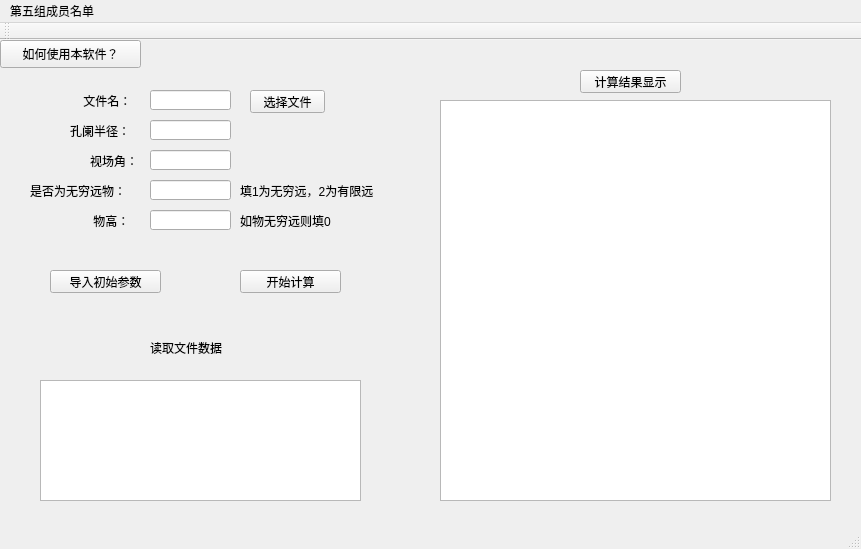
<?xml version="1.0" encoding="UTF-8"?>
<ui version="4.0">
 <class>MainWindow</class>
 <widget class="QMainWindow" name="MainWindow">
  <property name="geometry">
   <rect>
    <x>0</x>
    <y>0</y>
    <width>861</width>
    <height>549</height>
   </rect>
  </property>
  <property name="windowTitle">
   <string>MainWindow</string>
  </property>
  <widget class="QWidget" name="centralWidget">
   <widget class="QPushButton" name="pushButton">
    <property name="geometry">
     <rect>
      <x>250</x>
      <y>50</y>
      <width>75</width>
      <height>23</height>
     </rect>
    </property>
    <property name="text">
     <string>选择文件</string>
    </property>
   </widget>
   <widget class="QTextEdit" name="save1">
    <property name="geometry">
     <rect>
      <x>40</x>
      <y>340</y>
      <width>321</width>
      <height>121</height>
     </rect>
    </property>
   </widget>
   <widget class="QTextEdit" name="result_txt">
    <property name="geometry">
     <rect>
      <x>440</x>
      <y>60</y>
      <width>391</width>
      <height>401</height>
     </rect>
    </property>
   </widget>
   <widget class="QLineEdit" name="lineEdit_name">
    <property name="geometry">
     <rect>
      <x>150</x>
      <y>50</y>
      <width>81</width>
      <height>20</height>
     </rect>
    </property>
   </widget>
   <widget class="QLabel" name="label">
    <property name="geometry">
     <rect>
      <x>80</x>
      <y>50</y>
      <width>71</width>
      <height>21</height>
     </rect>
    </property>
    <property name="text">
     <string> 文件名：</string>
    </property>
   </widget>
   <widget class="QLineEdit" name="lineEdit_a">
    <property name="geometry">
     <rect>
      <x>150</x>
      <y>80</y>
      <width>81</width>
      <height>20</height>
     </rect>
    </property>
   </widget>
   <widget class="QLabel" name="label_2">
    <property name="geometry">
     <rect>
      <x>70</x>
      <y>80</y>
      <width>71</width>
      <height>21</height>
     </rect>
    </property>
    <property name="text">
     <string>孔阑半径：</string>
    </property>
   </widget>
   <widget class="QLineEdit" name="lineEdit_k">
    <property name="geometry">
     <rect>
      <x>150</x>
      <y>110</y>
      <width>81</width>
      <height>20</height>
     </rect>
    </property>
   </widget>
   <widget class="QLabel" name="label_3">
    <property name="geometry">
     <rect>
      <x>90</x>
      <y>110</y>
      <width>61</width>
      <height>21</height>
     </rect>
    </property>
    <property name="text">
     <string>视场角：</string>
    </property>
   </widget>
   <widget class="QLineEdit" name="lineEdit_c">
    <property name="geometry">
     <rect>
      <x>150</x>
      <y>140</y>
      <width>81</width>
      <height>20</height>
     </rect>
    </property>
   </widget>
   <widget class="QLabel" name="label_4">
    <property name="geometry">
     <rect>
      <x>30</x>
      <y>140</y>
      <width>131</width>
      <height>21</height>
     </rect>
    </property>
    <property name="text">
     <string>是否为无穷远物：</string>
    </property>
   </widget>
   <widget class="QLineEdit" name="lineEdit_wg">
    <property name="geometry">
     <rect>
      <x>150</x>
      <y>170</y>
      <width>81</width>
      <height>20</height>
     </rect>
    </property>
   </widget>
   <widget class="QLabel" name="label_5">
    <property name="geometry">
     <rect>
      <x>90</x>
      <y>170</y>
      <width>51</width>
      <height>21</height>
     </rect>
    </property>
    <property name="text">
     <string> 物高：</string>
    </property>
   </widget>
   <widget class="QPushButton" name="start">
    <property name="geometry">
     <rect>
      <x>50</x>
      <y>230</y>
      <width>111</width>
      <height>23</height>
     </rect>
    </property>
    <property name="text">
     <string>导入初始参数</string>
    </property>
   </widget>
   <widget class="QPushButton" name="result">
    <property name="geometry">
     <rect>
      <x>580</x>
      <y>30</y>
      <width>101</width>
      <height>23</height>
     </rect>
    </property>
    <property name="text">
     <string>计算结果显示</string>
    </property>
   </widget>
   <widget class="QLabel" name="label_6">
    <property name="geometry">
     <rect>
      <x>240</x>
      <y>135</y>
      <width>181</width>
      <height>31</height>
     </rect>
    </property>
    <property name="text">
     <string>填1为无穷远，2为有限远</string>
    </property>
   </widget>
   <widget class="QLabel" name="label_7">
    <property name="geometry">
     <rect>
      <x>240</x>
      <y>160</y>
      <width>161</width>
      <height>41</height>
     </rect>
    </property>
    <property name="text">
     <string>如物无穷远则填0</string>
    </property>
   </widget>
   <widget class="QLabel" name="label_8">
    <property name="geometry">
     <rect>
      <x>150</x>
      <y>300</y>
      <width>91</width>
      <height>16</height>
     </rect>
    </property>
    <property name="text">
     <string>读取文件数据</string>
    </property>
   </widget>
   <widget class="QPushButton" name="pushButton_3">
    <property name="geometry">
     <rect>
      <x>240</x>
      <y>230</y>
      <width>101</width>
      <height>23</height>
     </rect>
    </property>
    <property name="text">
     <string>开始计算</string>
    </property>
   </widget>
   <widget class="QPushButton" name="help">
    <property name="geometry">
     <rect>
      <x>0</x>
      <y>0</y>
      <width>141</width>
      <height>28</height>
     </rect>
    </property>
    <property name="text">
     <string>如何使用本软件？</string>
    </property>
   </widget>
  </widget>
  <widget class="QMenuBar" name="menuBar">
   <property name="geometry">
    <rect>
     <x>0</x>
     <y>0</y>
     <width>861</width>
     <height>26</height>
    </rect>
   </property>
   <widget class="QMenu" name="menu">
    <property name="title">
     <string>第五组成员名单</string>
    </property>
    <addaction name="actionGQR"/>
    <addaction name="actionLWZ"/>
    <addaction name="actionLMR"/>
   </widget>
   <addaction name="menu"/>
  </widget>
  <widget class="QToolBar" name="mainToolBar">
   <attribute name="toolBarArea">
    <enum>TopToolBarArea</enum>
   </attribute>
   <attribute name="toolBarBreak">
    <bool>false</bool>
   </attribute>
  </widget>
  <widget class="QStatusBar" name="statusBar"/>
  <action name="actionGQR">
   <property name="text">
    <string>GQR</string>
   </property>
  </action>
  <action name="actionLWZ">
   <property name="text">
    <string>LWZ</string>
   </property>
  </action>
  <action name="actionLMR">
   <property name="text">
    <string>LMR</string>
   </property>
  </action>
 </widget>
 <layoutdefault spacing="6" margin="11"/>
 <resources/>
 <connections/>
</ui>
